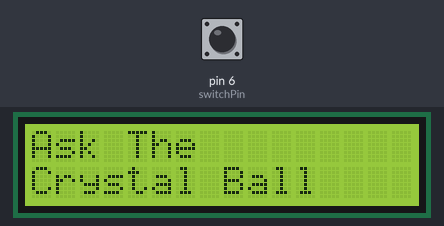
The sketch below on a simulated Arduino Uno, built with avr-gcc and run on an emulated ATmega328P. Shown: 16×2 character LCD. The inputs (shaded band) are chosen by the test bench; at power-on: pin 6 (switchPin) LOW. Random numbers use the default seed unless the sketch sets one.

Above: at 1.2 s.
1.3 s: pin 6 (switchPin) pulled HIGH for 0.15 s
At 2.2 s:
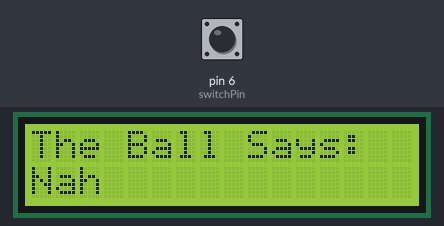
2.9 s: pin 6 (switchPin) pulled HIGH for 1 s
At 4.7 s:
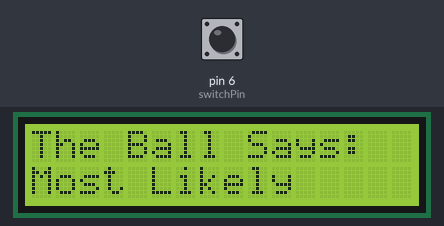
5.4 s: pin 6 (switchPin) pulsed HIGH 5 times (0.12 s each, 0.3 s apart)
At 7.3 s:
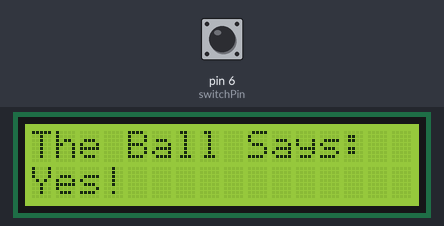
8.4 s: pin 6 (switchPin) pulled HIGH for 0.15 s
At 8.9 s:
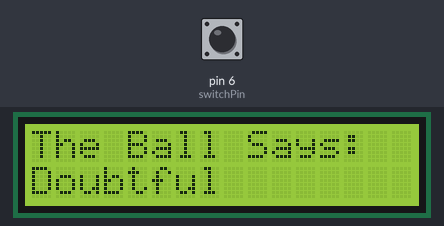
10.0 s: pin 6 (switchPin) pulled HIGH for 3.2 s
At 14.2 s:
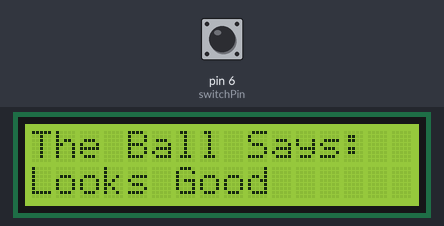
14.7 s: pin 6 (switchPin) pulled HIGH for 0.15 s
At 16.1 s:
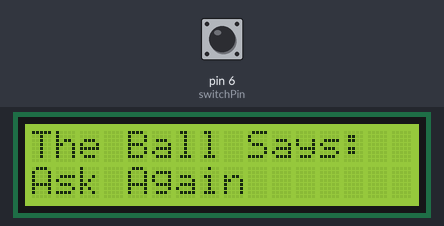
Timing chart, 0 to 17.3 s (numbered marks = the images above; inputs shaded):
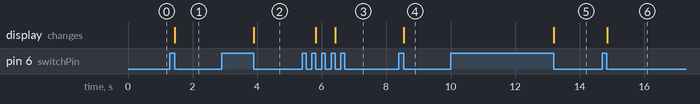

Measured:
- after the input at 1.3 s, the display: changes after 0.15 s (image 1)
- after the input at 2.9 s, the display: changes after 1.0 s (image 2)
- after the input at 5.4 s, the display: first changes after 0.43 s (image 3 shows a later state)
- after the input at 8.4 s, the display: changes after 0.16 s (image 4)
- after the input at 10.0 s, the display: changes after 3.2 s (image 5)
- after the input at 14.7 s, the display: changes after 0.16 s (image 6)

The sketch:

PROJECT11_Crystal_Ball.ino
```cpp
#include <LiquidCrystal.h>
LiquidCrystal lcd(12, 11, 5, 4, 3, 2);

int switchPin = 6;
int switchState = 0;
int prevSwitchState = 0;
int reply;

void setup() {
  // put your setup code here, to run once:
pinMode(switchPin, INPUT); //making the pin an input.
lcd.begin(16, 2); //initialising the LCD library and giving it dimensions.

lcd.print("Ask The");//LCD starts to print in the top left
lcd.setCursor(0,1);//setting LCD to move to the bottom left
lcd.print("Crystal Ball");
}

void loop() {
  // put your main code here, to run repeatedly:

switchState = digitalRead(switchPin);

if(switchState != prevSwitchState){ //checking for change in switch state.
  if (switchState == LOW){ //checking that the switch has been triggered to low.
    reply = random(8); //creates a random response number 0-7.
    lcd.clear();
    lcd.print("The Ball Says: ");
    lcd.setCursor(0,1);//setting LCD to move to the bottom left
    switch(reply){
      case 0:
      lcd.print("Yes!");
      break;
      case 1:
      lcd.print("Most Likely");
      break;
      case 2:
      lcd.print("Certainly");
      break;
      case 3:
      lcd.print("Looks Good");
      break;
      case 4:
      lcd.print("Unsure");
      break;
      case 5:
      lcd.print("Ask Again");
      break;
      case 6:
      lcd.print("Doubtful");
      break;
      case 7:
      lcd.print("Nah");
      break;
    }

  }
}
prevSwitchState = switchState;
}
```
